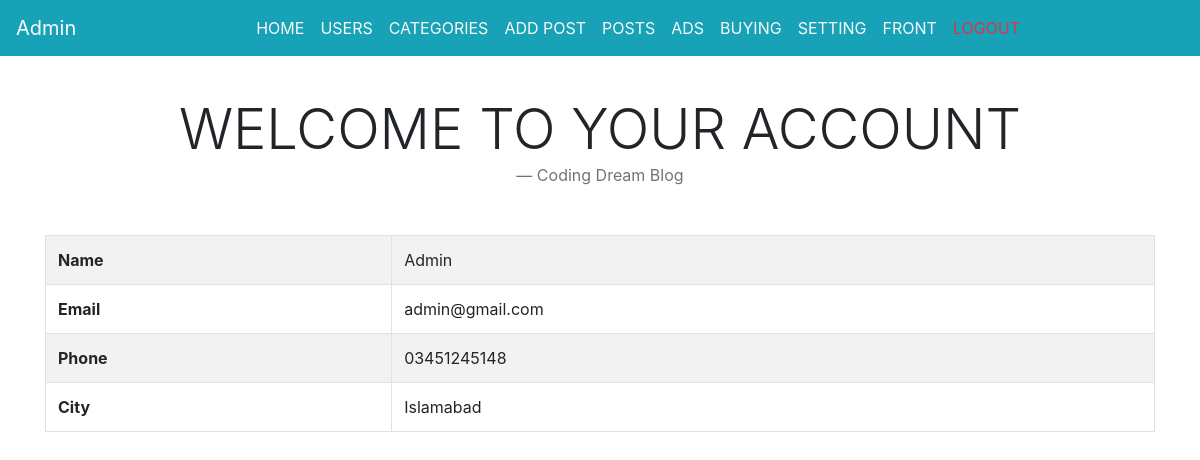
The app's page /backend.php (signed in) with its own data.
### tables this page shows
CREATE TABLE `users` (
  `id` int(20) NOT NULL,
  `name` varchar(50) DEFAULT NULL,
  `email` varchar(100) DEFAULT NULL,
  `password` varchar(100) DEFAULT NULL,
  `phone` varchar(60) DEFAULT NULL,
  `city` varchar(60) DEFAULT NULL,
  `role` varchar(20) DEFAULT 'user'
);

### connect.php (called while the page is built, shortened)
<?php
if(isset($_SESSION['id']) && isset($_SESSION['role'])){
$logid    			= $_SESSION['id'];
$logrole    		= $_SESSION['role'];
}
?>

### backend.php (the view, shortened to what this page needs)
<?php include_once "connect.php"; ?>
<?php include_once "header.php"; ?>
<?php if($logrole == 'admin'){ ?>
<?php include_once "admin.php"; ?>
<?php }else{ ?>
<?php include_once "user.php"; ?>
<?php } ?>
<main role="main" class="container">
<div class="row">
<div class="col-md-12 col-sm-12 col-lg-12">
<blockquote class="blockquote text-center mb-5">
  <h1 class="mb-0 text-uppercase display-4">Welcome To Your Account</h1>
  <footer class="blockquote-footer">Coding Dream Blog</footer>
</blockquote>
<table class="table table-bordered table-striped">
<?php
$query       = "SELECT * from users WHERE id = '{$logid}' LIMIT 1 ";
$result      = $db->query($query);
$count       = $result->num_rows;
if($count == 0){
  echo '<p>No Record.</p>';
}else{
$row          = $result->fetch_assoc();
$name         = $row['name'];
$email        = $row['email'];
$phone        = $row['phone'];
$city         = $row['city'];
?>
<tr>
  <th>Name</th>
  <td><?php echo $name ?></td>
</tr>
<tr>
  <th>Email</th>
  <td><?php echo $email ?></td>
</tr>
<tr>
  <th>Phone</th>
  <td><?php echo $phone ?></td>
</tr>
<tr>
  <th>City</th>
  <td><?php echo $city ?></td>
</tr>
<?php } ?>
</table>
</div>
</div>
</main>

### css/main.css (style rules this page uses)
.container, .container-lg, .container-md, .container-sm { margin-top: 6em !important; }

### records on screen
users: name "Admin", email "admin@gmail.com", phone "03451245148", city "Islamabad"
